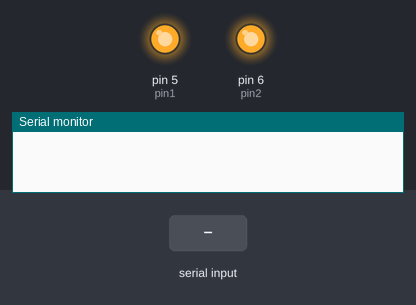
Bench run of a sketch on a simulated Arduino Uno, built with avr-gcc and run on an emulated ATmega328P. Parts: output pins drawn as LEDs (lit = HIGH), the last lines printed to the serial monitor. Inputs (shaded band) come from the test bench.

Above: at 1.2 s.
1.3 s: "r" received over Serial
At 2.1 s:
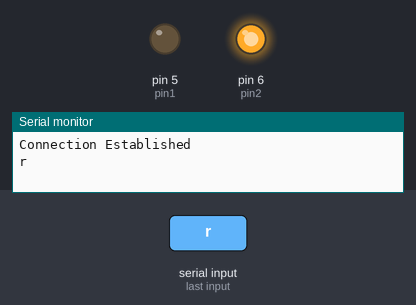
At 3.2 s:
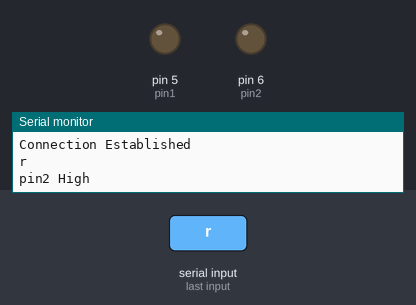
3.8 s: "l" received over Serial
At 4.3 s:
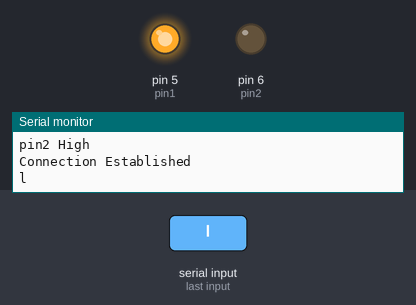
Timing chart, 0 to 6.8 s (numbered marks = the images above; inputs shaded):
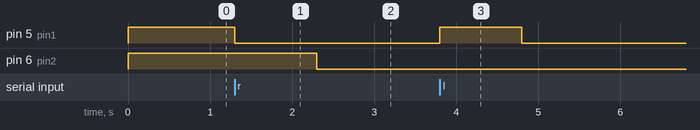

The sketch:

sketch_dec24c.ino
```cpp
int pin1=5;
int pin2=6;
char stroke_state;

void setup() {
  // put your setup code here, to run once:
  pinMode(pin1,OUTPUT);
  pinMode(pin2,OUTPUT);
  digitalWrite(pin1,HIGH);
  digitalWrite(pin2,HIGH);
  Serial.begin(9600);

}

void loop() {
  if(Serial.available())
  {
    Serial.println("Connection Established");
  stroke_state=Serial.read();
  Serial.println(stroke_state);
  // put your main code here, to run repeatedly:
if(stroke_state=='r')
{
digitalWrite(pin1,LOW);
digitalWrite(pin2,HIGH);
delay(1000);
digitalWrite(pin1,LOW);
digitalWrite(pin2,LOW);
Serial.println("pin2 High");
}
else if(stroke_state=='l')
{
digitalWrite(pin1,HIGH);
digitalWrite(pin2,LOW);
delay(1000);
digitalWrite(pin1,LOW);
digitalWrite(pin2,LOW);
Serial.println("pin1 LOW");
}
/*digitalWrite(pin1,LOW);
digitalWrite(pin2,LOW);
delay(1000);
digitalWrite(pin1,HIGH);
digitalWrite(pin2,LOW);*/
  }


}
```

Measured:
- after the input at 1.3 s, pin 5 (pin1): HIGH → LOW at once; pin 6 (pin2): HIGH → LOW after 1.0 s
- after the input at 3.8 s, pin 5 (pin1): LOW → HIGH at once, → LOW 1.0 s later
